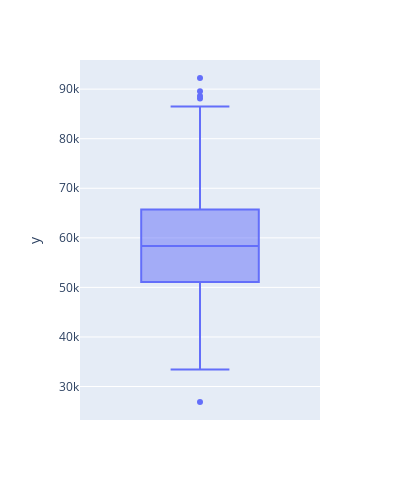

Source (notebook cell):
### Code cell
fig = px.box( y= lck_summer_team_df['totalgold'], width=400, height=500 )
# 게임시간이 매우 긴 경기 totalgold 비약적으로 증가
# 따라서 15diff 지표로 확인하는것이 적절
fig.show()

chart_studio.tools.set_credentials_file(username=username, api_key=api_key)

py.plot(fig, filename = 'heatmap1', auto_open=False)  # fig: 작성한 차트를 저장한 변수
  ## 위 코드를 실행하면 새로운 window로 해당 차트의 링크가 열리고, notebook에도 link를 아래에 return해줌

### Figure 1 — Plotly figure (JSON) as saved in the notebook; plotly's stock layout.template omitted (floating-point values rounded to 4 significant figures; data arrays with more than 128 entries replaced by an {"elided": "..."} marker saying what was removed)
{"data": [{"alignmentgroup": "True", "hovertemplate": "y=%{y}<extra></extra>", "legendgroup": "", "marker": {"color": "#636efa"}, "name": "", "notched": false, "offsetgroup": "", "orientation": "v", "showlegend": false, "type": "box", "x0": " ", "xaxis": "x", "y": {"elided": "428 int values"}, "y0": " ", "yaxis": "y"}], "layout": {"boxmode": "group", "height": 500, "legend": {"tracegroupgap": 0}, "margin": {"t": 60}, "width": 400, "xaxis": {"anchor": "y", "domain": [0, 1]}, "yaxis": {"anchor": "x", "domain": [0, 1], "title": {"text": "y"}}}}
